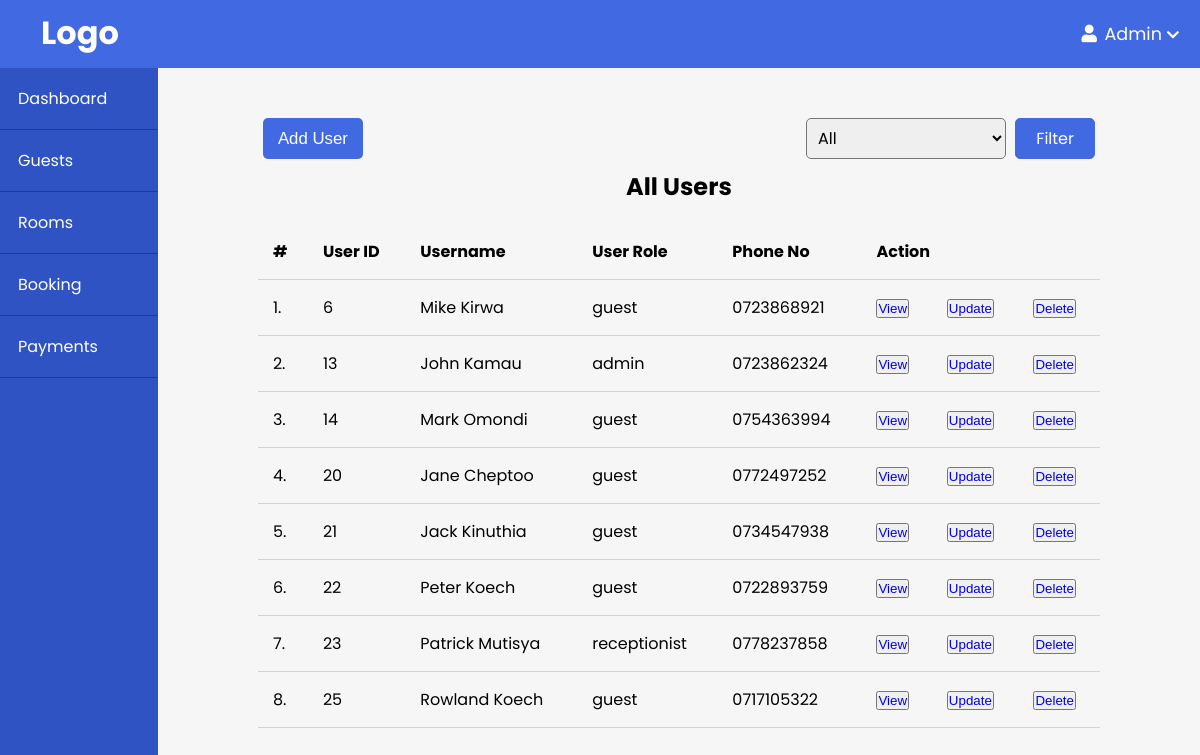
Page /admin/users/index.php on the committed database.
### tables this page shows
CREATE TABLE `users` (
  `id` int(11) NOT NULL,
  `first_name` varchar(20) NOT NULL,
  `last_name` varchar(20) NOT NULL,
  `email` varchar(255) NOT NULL,
  `address` varchar(30) NOT NULL,
  `phone_no` varchar(10) NOT NULL,
  `passport` varchar(30) NOT NULL,
  `nationality` varchar(50) NOT NULL,
  `password` varchar(255) NOT NULL,
  `role_id` int(11) NOT NULL
);

CREATE TABLE `roles` (
  `id` int(11) NOT NULL,
  `role_type` varchar(20) NOT NULL
);

### app/controllers/users.php (called while the page is built, shortened)
<?php
$role_type_name = 'All Users';
$sql = "SELECT u.*, r.role_type FROM users AS u
        JOIN roles AS r ON u.role_id=r.id";
$users = executeJoinQuery($sql);

### app/database/db.php (called while the page is built, shortened)
<?php
require("connect.php");
function executeJoinQuery($sql) {
    global $conn;
    $stmt = $conn->prepare($sql);
    $stmt->execute();
    $records = $stmt->get_result()->fetch_all(MYSQLI_ASSOC);
    return $records;
}

### admin/users/index.php (the view, shortened to what this page needs)
<?php include(ROOT_PATH . "\app\database\db.php"); ?>
<?php include(ROOT_PATH . "\app\controllers\users.php") ?>
<!DOCTYPE html>
<html lang="en">
<head>
    <link href="../../assets/fontawesome/css/all.min.css"  rel="stylesheet">
    <link rel="stylesheet" href="../style.css">
</head>
<body>
     <?php include(ROOT_PATH . "/app/includes/adminHeader.php"); ?>
    <div class="admin-wrapper">
        <?php include(ROOT_PATH . "/app/includes/adminSidebar.php"); ?>
        <div class="admin-content">
            <div class="flex">
                <button class="btn"><a href="<?php echo BASE_URL . "/admin/users/create.php"?>">Add User</a></button>
                <div class="filter">
                    <form action="index.php" method="post">
                        <select name="role_id" id="">
                        <option value="all">All</option>
                        </select>
                        <button type="submit" name="filter-user">Filter</button>
                    </form>
                </div>
            </div>
            <div class="table-wrapper">
                <h2><?php echo $role_type_name; ?></h2>
                <table>
                    <thead>
                        <th>#</th>
                        <th>User ID</th>
                        <th>Username</th>
                        <th>User Role</th>
                        <th>Phone No</th>
                        <th colspan="3">Action</th>
                    </thead>
                    <?php foreach($users as $key => $user): ?>
                        <tr>
                            <td><?php echo $key + 1 . "." ?></td>
                            <td><?php echo $user['id']; ?></td>
                            <td><?php echo ($user['first_name'] . " " . $user['last_name'])?></td>
                            <td><?php echo $user['role_type']; ?></td>
                            <td><?php echo $user['phone_no']; ?></td>
                            <td><button><a href="view.php?id=<?php echo $user['id']; ?>">View</a></button></td>
                            <td><button><a href="edit.php?id=<?php echo $user['id']; ?>">Update</a></button></td>
                            <td><button><a href="index.php?del_id=<?php echo $user['id']; ?>">Delete</a></button></td>
                        </tr>
                    <?php endforeach; ?>
                </table>
            </div>
        </div>
    </div>
</body>
</html>

### admin/style.css (style rules this page uses)
* { padding: 0; margin: 0; box-sizing: border-box; }
body { background-color: #f6f6f6; font-family: 'Poppins', sans-serif; }
.btn { display: block; border: 0; border-radius: 5px; background-color: rgb(65, 105, 225); margin: 10px 5px; padding: 10px 15px; font-size: 1.05rem; color: white; cursor: pointer; }
.btn a { text-decoration: none; color: white; }
table { margin: 20px auto; }
table, th, td { border: 1px solid black; border-collapse: collapse; }
th, td { padding: 10px 5px; }
a { text-decoration: none; }
.flex { display: flex; }
.flex .filter { margin-left: auto; align-self: flex-end; }
.filter { display: flex; justify-content: end; margin: 10px 0; }
.filter select, .filter input { border-radius: 5px; width: 200px; padding: 7px; margin-right: 5px; font-family: 'Poppins', sans-serif; font-size: 1rem; outline: none; }
.filter button { background-color: rgb(65, 105, 225); border: 1px solid rgb(65, 105, 225); border-radius: 5px; margin-right: 5px; padding: 7px 20px; font-family: 'Poppins', sans-serif; font-size: 1rem; color: white; cursor: pointer; }
.admin-wrapper { display: flex; min-height: calc(100vh - 68px); }
.admin-content { flex: 8; height: 100%; padding: 40px 100px 100px; }
.admin-content h2 { text-align: center; }
.table-wrapper table { width: 100%; border: none; }
.table-wrapper th, .table-wrapper td { padding: 15px; text-align: left; border: none; border-bottom: 1px solid #d3d3d3; }

### rows in the picture
users: id "6", first_name "Mike", last_name "Kirwa", role.role_type "guest", phone_no "0723868921"
users: id "13", first_name "John", last_name "Kamau", role.role_type "admin", phone_no "0723862324"
users: id "14", first_name "Mark", last_name "Omondi", role.role_type "guest", phone_no "0754363994"
users: id "20", first_name "Jane", last_name "Cheptoo", role.role_type "guest", phone_no "0772497252"
users: id "21", first_name "Jack", last_name "Kinuthia", role.role_type "guest", phone_no "0734547938"
users: id "22", first_name "Peter", last_name "Koech", role.role_type "guest", phone_no "0722893759"
users: id "23", first_name "Patrick", last_name "Mutisya", role.role_type "receptionist", phone_no "0778237858"
users: id "25", first_name "Rowland", last_name "Koech", role.role_type "guest", phone_no "0717105322"

### other values in the picture
$role_type_name "All Users"
